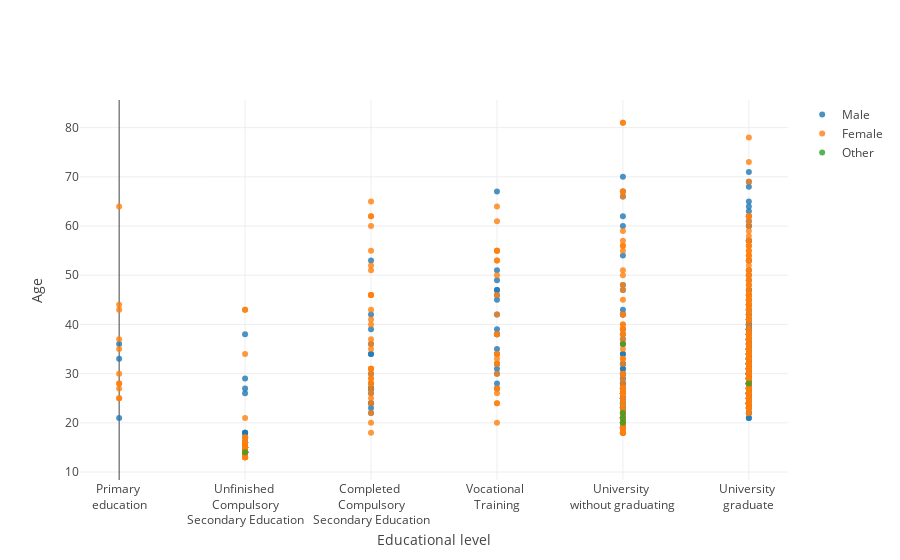

Notebook cell for this chart:
### Code cell
names_gender = ['Male', 'Female', 'Other']
tickvalsX = [0, 1, 2, 3, 4, 5]
ticktextX = ['Primary <br>education',
             'Unfinished <br>Compulsory<br>Secondary Education',
             'Completed <br>Compulsory<br>Secondary Education',
             'Vocational <br>Training',
             'University <br>without graduating',
             'University <br>graduate']

fig6 = {
    'data': [
        {
            'x': data_complete_en[data_complete_en['Gender'] == gender]['Educational level'],
            'y': data_complete_en[data_complete_en['Gender'] == gender]['Age'],
            'name': gender,
            'mode': 'markers',
            'marker': dict(
                opacity=np.full((len(data_complete_en.index), 1), 0.8),
                # size=data_complete_en[(data_complete_en['Gender'] == gender)]['Age'].value_counts()
            ),
            'name': names_gender[gender]
        } for gender in data_complete_en['Gender'].unique()
    ],
    'layout': {
        'xaxis': {
            'title': 'Educational level',
            'tickvals': tickvalsX,
            'ticktext': ticktextX},
        'yaxis': {'title': "Age"}

    }
}

iplot(fig6)
plt.show()

### Figure 1 — Plotly figure (JSON) as saved in the notebook; plotly's stock layout.template omitted (floating-point values rounded to 4 significant figures; data arrays with more than 128 entries replaced by an {"elided": "..."} marker saying what was removed)
{"data": [{"marker": {"opacity": {"elided": "767x1 float values"}}, "mode": "markers", "name": "Male", "type": "scatter", "uid": "ac86cdbf-2d6c-4cf8-b764-2d26bd95bc2c", "x": {"elided": "358 int values"}, "y": {"elided": "358 int values"}}, {"marker": {"opacity": {"elided": "767x1 float values"}}, "mode": "markers", "name": "Female", "type": "scatter", "uid": "0d7bcb4a-f87a-4c28-b7bd-8d0fec090290", "x": {"elided": "403 int values"}, "y": {"elided": "403 int values"}}, {"marker": {"opacity": {"elided": "767x1 float values"}}, "mode": "markers", "name": "Other", "type": "scatter", "uid": "6870378d-4197-4912-a322-2043fc9bd9a0", "x": [4, 4, 1, 4, 4, 5], "y": [20, 36, 14, 22, 21, 28]}], "layout": {"xaxis": {"ticktext": ["Primary <br>education", "Unfinished <br>Compulsory<br>Secondary Education", "Completed <br>Compulsory<br>Secondary Education", "Vocational <br>Training", "University <br>without graduating", "University <br>graduate"], "tickvals": [0, 1, 2, 3, 4, 5], "title": {"text": "Educational level"}}, "yaxis": {"title": {"text": "Age"}}}}
